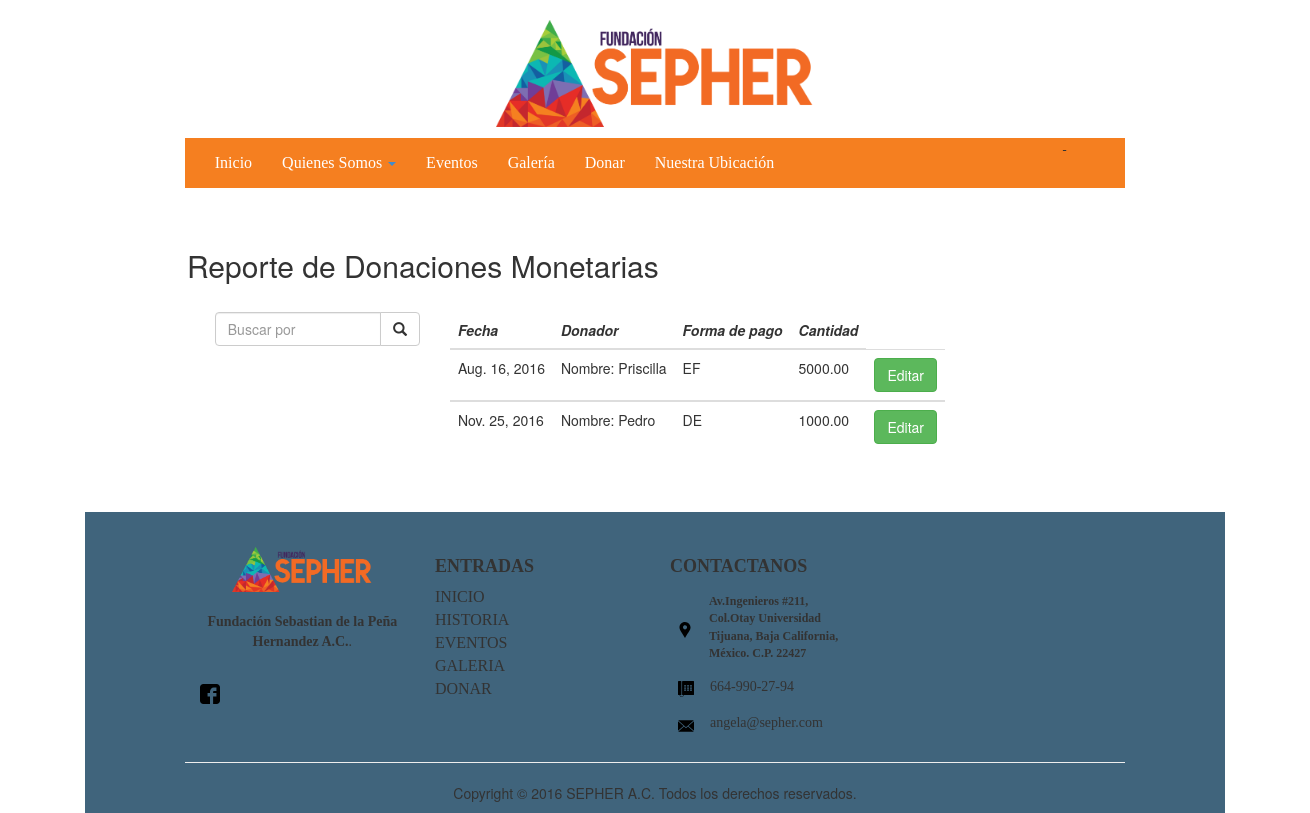
The app's page /Donaciones_monetarias_editar/ with its own data.
### Donadores/models.py (models this page shows, shortened)
class Donaciones_Monetarias(models.Model):
    Donaciones_opciones=(
    ('CH','Cheque'),
    ('DE','Deposito'),
    ('EF','Efectivo'),
    )
    Fecha=models.DateField(default=date.today)
    Donador=models.ForeignKey(Donadores)
    Cantidad=models.DecimalField(max_digits=8,decimal_places=2)
    Forma_pago=models.CharField(max_length=15,choices=Donaciones_opciones)

class Donadores(models.Model):
    Donador_nombre=models.CharField(max_length=50, validators=[RegexValidator(regex='^[a-zA-Z\s]*$',message="Valor invalido")])
    Donador_correo=models.EmailField()
    Donador_tel=models.CharField(max_length=15,validators=[RegexValidator(regex='^[0-9|\\-]*$',message="Ingrese un numero de telefono valido")])
    def __unicode__(self):
        return "Nombre: %s"%(self.Donador_nombre)

### Donadores/views.py (the view)
# urls.py: url(r'^Donaciones_monetarias_editar/$', donaciones_monetarias_report.as_view(), name = 'Donaciones_monetarias_eliminar_view'),\
class donaciones_monetarias_report(ListView):
	template_name = 'donaciones_monetarias_report.html'
	model = Donaciones_Monetarias

### templates/donaciones_monetarias_report.html (shortened to what this page needs)
{% extends 'base.html' %}
{% block content %}
<br>
<div class="container">
  <h2><span style="margin-left:87px">Reporte de Donaciones Monetarias</span></h2>
  <br>
<div class="container" style="width:940.45px; margin:0px auto; border:0px solid #000;">
  <div class="row">
        <div class="col-md-3">
            <form action="#" method="get">
                <div class="input-group">
                    <input class="form-control" id="system-search" name="q" placeholder="Buscar por" required>
                    <span class="input-group-btn">
                        <button type="submit" class="btn btn-default"><i class="glyphicon glyphicon-search"></i></button>
                    </span>
                </div>
            </form>
        </div>
    <div class="col-md-9">
       <table class="table table-list-search">
                    <thead>
                        <tr>
                            <th><i>Fecha</i></th>
                            <th><i>Donador</i> </th>
                            <th><i>Forma de pago</i> </th>
                            <th><i>Cantidad</i> </th>
                        </tr>
                    </thead>
                    {% for item in object_list %}
                    <tbody>
                        <tr>
                            <td>{{item.Fecha}}</td>
                            <td>{{item.Donador }}</td>
                            <td>{{item.Forma_pago}}</td>
                            <td>{{item.Cantidad }}</td>
                            <td><a class="btn btn-success" href="/editar_donaciones_monetarias/{{ item.pk }}" role="button">Editar</a></td>
                        </tr>
                        {% endfor %}
                    </tbody>
                </table>
    </div>
  </div>
</div>
<br>
<br>
{% endblock %}

### templates/base.html (style rules this page uses)
a { text-decoration: none; text-decoration: none !important; text-decoration-color: -moz-use-text-color; text-decoration-line: none; text-decoration-style: solid; color: #333; }
th { padding: 7px; }
td { padding: 8px; }

### records on screen
Donaciones_Monetarias: Fecha "Aug. 16, 2016", Donador "Nombre: Priscilla", Forma_pago "EF", Cantidad "5000.00"
Donaciones_Monetarias: Fecha "Nov. 25, 2016", Donador "Nombre: Pedro", Forma_pago "DE", Cantidad "1000.00"
